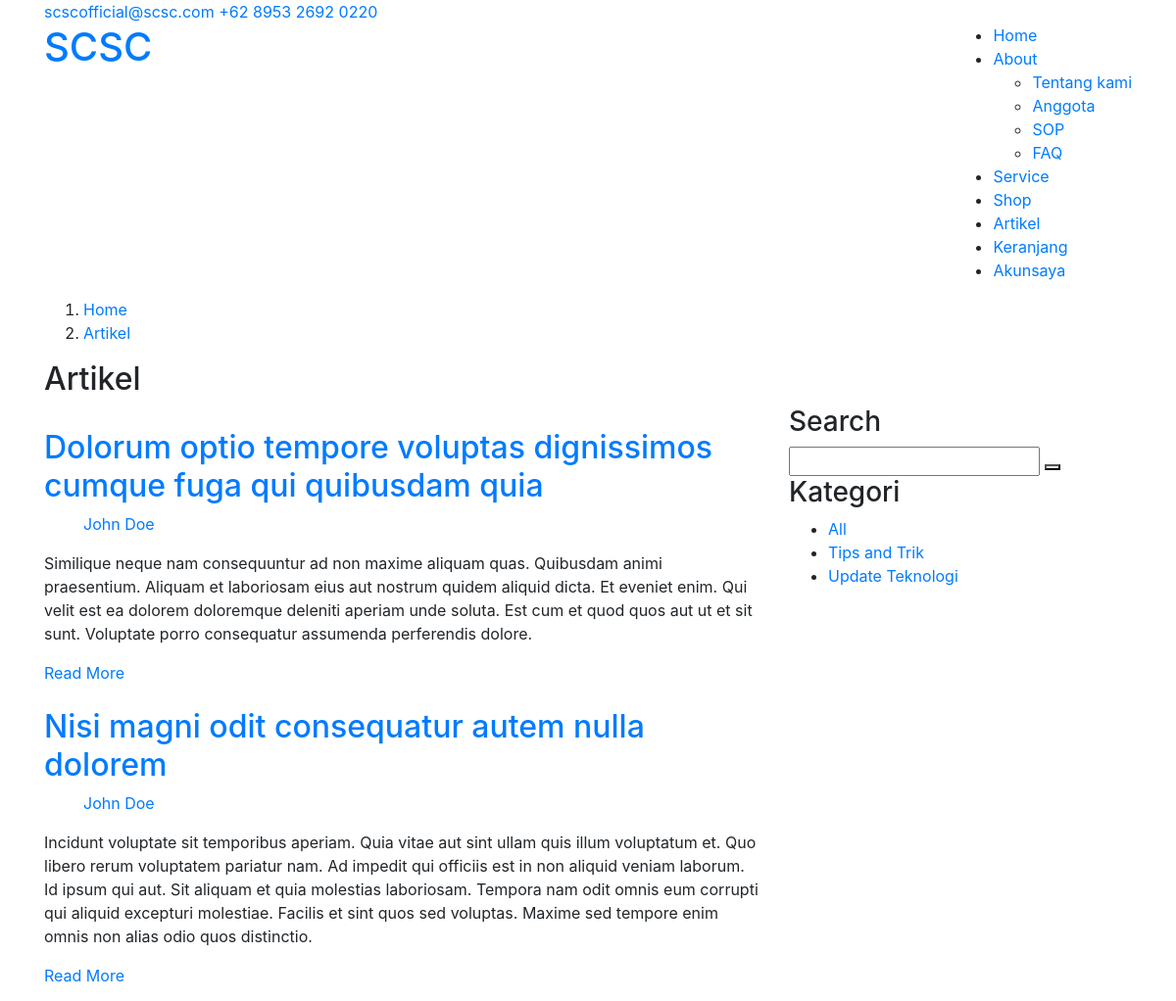
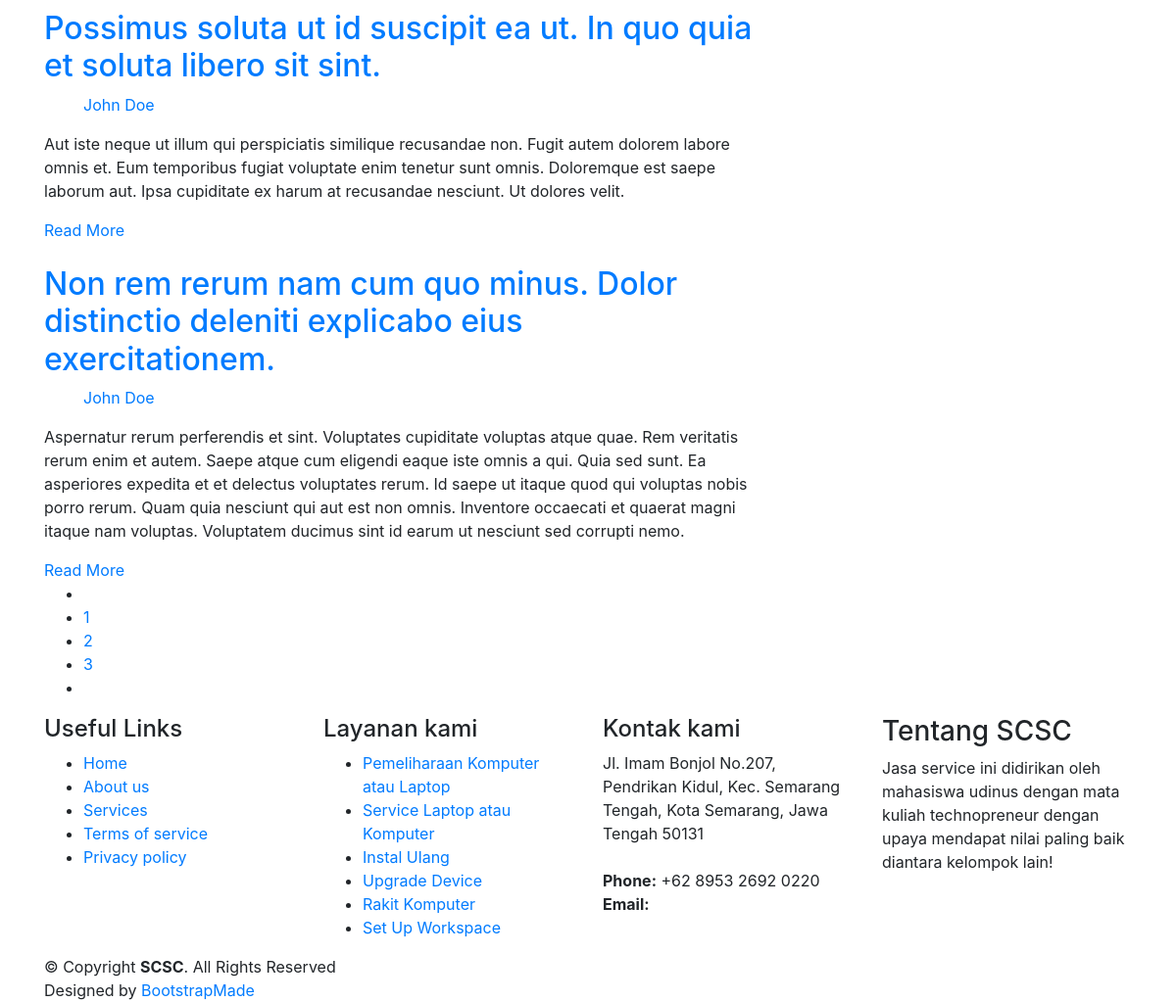
Page /index.php/artikel on the committed database (2 pictures, top to bottom).
### tables this page shows
CREATE TABLE `homemenu` (
  `id` int(191) NOT NULL,
  `name` varchar(191) NOT NULL,
  `value` varchar(191) NOT NULL,
  `status` int(191) NOT NULL
);

CREATE TABLE `homemenuabout` (
  `id` int(191) NOT NULL,
  `name` varchar(191) NOT NULL,
  `value` varchar(191) NOT NULL,
  `status` int(191) NOT NULL
);

CREATE TABLE `artikel` (
  `id` int(191) NOT NULL,
  `title` varchar(191) NOT NULL,
  `slug` varchar(191) NOT NULL,
  `picture` varchar(191) NOT NULL,
  `author` varchar(191) NOT NULL,
  `text` text NOT NULL,
  `category` varchar(191) NOT NULL,
  `status` int(191) NOT NULL
);

CREATE TABLE `artikel_category` (
  `id` int(191) NOT NULL,
  `name` varchar(191) NOT NULL,
  `slug` varchar(191) NOT NULL,
  `status` int(1) NOT NULL
);

CREATE TABLE `service` (
  `id` int(191) NOT NULL,
  `icon` varchar(191) NOT NULL,
  `name` varchar(191) NOT NULL,
  `description` text NOT NULL,
  `estimation` varchar(191) NOT NULL,
  `level` int(191) NOT NULL,
  `price` int(191) NOT NULL,
  `status` int(191) NOT NULL
);

### application/controllers/artikel.php (called while the page is built, shortened)
<?php
class artikel extends CI_Controller
{
    public function index()
    {
        $data['title'] = "SCSC - Artikel";
        $tempVar = $this->scsc->getAll("homemenu");
        $data['menu'] = $tempVar;
        $tempVar = $this->scsc->getAll("homemenuabout");
        $data['submenu'] = $tempVar;
        $tempVar = $this->scsc->getData("profil",array('name'=>'tentang'));
        $tempVar = $tempVar[0]["value"];
        $data['tentang'] = $tempVar;
        $tempVar = $this->scsc->getData("profil",array('name'=>'logo'));
        $tempVar = $tempVar[0]["value"];
        $data['logo'] = $tempVar;
        $tempVar = $this->scsc->getData("profil",array('name'=>'singkatan'));
        $tempVar = $tempVar[0]["value"];
        $data['singkatan'] = $tempVar;
        $tempVar = $this->scsc->getData("profil",array('name'=>'email'));
        $tempVar = $tempVar[0]["value"];
        $data['email'] = $tempVar;
        $tempVar = $this->scsc->getData("profil",array('name'=>'alamat'));
        $tempVar = $tempVar[0]["value"];
        $data['alamat'] = $tempVar;
        $tempVar = $this->scsc->getData("profil",array('name'=>'telp'));
        $tempVar = $tempVar[0]["value"];
        $data['telp'] = $tempVar;
        $tempVar = $this->scsc->getData("profil",array('name'=>'twitter'));
        $tempVar = $tempVar[0]["value"];
        $data['twitter'] = $tempVar;
        $tempVar = $this->scsc->getData("profil",array('name'=>'facebook'));
        $tempVar = $tempVar[0]["value"];
        $data['facebook'] = $tempVar;
        $tempVar = $this->scsc->getData("profil",array('name'=>'instagram'));
        $tempVar = $tempVar[0]["value"];
        $data['instagram'] = $tempVar;
        $tempVar = $this->scsc->getData("profil",array('name'=>'skype'));
        $tempVar = $tempVar[0]["value"];
        $data['skype'] = $tempVar;
        $tempVar = $this->scsc->getData("profil",array('name'=>'linkedin'));
        $tempVar = $tempVar[0]["value"];
        $data['linkedin'] = $tempVar;
        $tempVar = $this->scsc->getData("artikel",array('status'=>'1'));
        $data['articles'] = $tempVar;
        $tempVar = $this->scsc->getAll("artikel_category");
        $data['categories'] = $tempVar;
        $tempVar = $this->scsc->getData("service",array('status'=>'1'));
        $data['services'] = $tempVar;
        $data['link'] = "Artikel";
        $data['sublink'] = "Artikel";
        $data['active'] = 5;
        $data['dd'] = 2;
        $data['dda'] = 0;
        $this->load->view('home/header', $data);
        $this->load->view('home/top', $data);
        $this->load->view('layanan/blog', $data);
        $this->load->view('layanan/sidearticle', $data);
        $this->load->view('home/footer', $data);
    }
}

### index.php (called while the page is built, shortened)
<?php
require_once BASEPATH.'core/CodeIgniter.php';

### application/models/scsc.php (called while the page is built, shortened)
<?php
class scsc extends CI_Model
{
    public function getData($dataBase, $where)
    {
        return $this->db->get_where($dataBase, $where)->result_array();
    }
    public function getAll($tabel)
    {
        return $this->db->get($tabel)->result_array();
    }
}

### application/views/layanan/blog.php (the view, shortened to what this page needs)
<main id="main">
  <section id="breadcrumbs" class="breadcrumbs">
    <div class="container">
      <ol>
        <li><a href="<?= base_url();?>">Home</a></li>
        <li><a href="<?= base_url().strtolower($link);?>" ><?= $link;?></a></li>
      </ol>
      <h2><?= $sublink;?></h2>
    </div>
  </section>
  <section id="blog" class="blog">
    <div class="container">
      <div class="row">
        <div class="col-lg-8 entries">
          <?php foreach($articles as $article):?>
            <article class="entry">
              <div class="entry-img">
              </div>
              <h2 class="entry-title">
                <a href="<?= base_url().'artikel/detail/'.$article['slug'];?>"><?= $article['title'];?></a>
              </h2>
              <div class="entry-meta">
                <ul>
                  <li class="d-flex align-items-center"><i class="icofont-user"></i> <a href="blog-single.html"><?= $article['author'];?></a></li>
                </ul>
              </div>
              <div class="entry-content">
                <p>
                  <?= $article['text'];?>
                </p>
                <div class="read-more">
                  <a href="<?= base_url().'artikel/detail/'.$article['slug'];?>">Read More</a>
                </div>
              </div>
            </article>
          <?php endforeach;?>
          <div class="blog-pagination">
            <ul class="justify-content-center">
              <li class="disabled"><i class="icofont-rounded-left"></i></li>
              <li><a href="#">1</a></li>
              <li class="active"><a href="#">2</a></li>
              <li><a href="#">3</a></li>
              <li><a href="#"><i class="icofont-rounded-right"></i></a></li>
            </ul>
          </div>
        </div>

### application/views/home/top.php (shortened to what this page needs)
<body>
  <section id="topbar" class="d-none d-lg-block">
    <div class="container d-flex">
      <div class="contact-info mr-auto">
        <i class="icofont-envelope"></i><a href="mailto:<?= $email; ?>" target="_blank" ><?= $email; ?></a>
        <i class="icofont-phone"></i> <a href="tel:<?= $telp; ?>" target="_blank" ><?= $telp; ?></a>
      </div>
    </div>
  </section>
  <header id="header">
    <div class="container d-flex">
      <div class="logo mr-auto">
        <h1 class="text-light"><a href="<?= base_url()?>"><span><?= $singkatan; ?></span></a></h1>
      </div>
      <nav class="nav-menu d-none d-lg-block">
        <ul>
          <?php $a=1;
            foreach($menu as $nama):?>
            <?php if($a == $active && $nama['id'] != $dd):?>
              <li class="active"><a href="<?= base_url().strtolower($nama['value']);?>"><?= $nama['name'];?></a></li>
            <?php elseif($nama['id'] == $dd):?>
              <li class="drop-down"><a href="#"><?= $nama['name'];?></a>
                <ul>
                  <?php $b=1; foreach($submenu as $subnama):?>
                    <?php if($subnama['id'] != $dda):?>
                      <li>
                    <?php else:?>
                      <li class="active">
                    <?php endif;?>
                    <a href="<?= base_url().strtolower($subnama['name']);?>"><?= $subnama['value'];?></a></li>
                  <?php endforeach;?>
                </ul>
              </li>
            <?php else:?>
              <li><a href="<?= base_url().strtolower($nama['value']);?>"><?= $nama['name'];?></a></li>
            <?php endif;?>
            <?php $a++;?>
          <?php endforeach;?>
        </ul>
      </nav>
    </div>
  </header>

### application/views/layanan/sidearticle.php
<div class="col-lg-4">
            <div class="sidebar">
              <h3 class="sidebar-title">Search</h3>
              <div class="sidebar-item search-form">
                <form action="">
                  <input type="text">
                  <button type="submit"><i class="icofont-search"></i></button>
                </form>
              </div>
              <h3 class="sidebar-title">Kategori</h3>
              <div class="sidebar-item categories">
                <ul>
                    <li><a href="<?= base_url()?>artikel">All</a></li>
                    <?php foreach($categories as $category): ?>
                        <li><a href="<?= base_url()?>artikel/kategori/<?= $category['slug'];?>"><?= $category['name'];?></a></li>
                    <?php endforeach;?>
                </ul>
              </div>
            </div>
          </div>
        </div>
      </div>
    </section>
  </main>

### application/views/home/footer.php (shortened to what this page needs)
<footer id="footer">
  <div class="footer-top">
    <div class="container">
      <div class="row">
        <div class="col-lg-3 col-md-6 footer-links">
          <h4>Useful Links</h4>
          <ul>
            <li><i class="bx bx-chevron-right"></i> <a href="#">Home</a></li>
            <li><i class="bx bx-chevron-right"></i> <a href="#">About us</a></li>
            <li><i class="bx bx-chevron-right"></i> <a href="#">Services</a></li>
            <li><i class="bx bx-chevron-right"></i> <a href="#">Terms of service</a></li>
            <li><i class="bx bx-chevron-right"></i> <a href="#">Privacy policy</a></li>
          </ul>
        </div>
        <div class="col-lg-3 col-md-6 footer-links">
          <h4>Layanan kami</h4>
          <ul>
            <?php foreach($services as $service):?>
              <li><i class="bx bx-chevron-right"></i> <a href="<?= base_url()?>service/serviceitem/<?= $service['name'];?>"><?= $service['name']; ?></a></li>
            <?php endforeach;?>
          </ul>
        </div>
        <div class="col-lg-3 col-md-6 footer-contact">
          <h4>Kontak kami</h4>
          <p>
            <?= $alamat; ?>
            <br><br>
            <strong>Phone:</strong> <?= $telp; ?><br>
            <strong>Email:</strong> <a href="mailto:<?= $email; ?>" target="_blank" class="text-white"><?= $email; ?></a><br>
          </p>
        </div>
        <div class="col-lg-3 col-md-6 footer-info">
          <h3>Tentang <?= $singkatan;?></h3>
          <p><?= ucfirst($tentang);?></p>
        </div>
      </div>
    </div>
  </div>
  <div class="container">
    <div class="copyright">
      &copy; Copyright <strong><span><?= $singkatan; ?></span></strong>. All Rights Reserved
    </div>
    <div class="credits">
      Designed by <a href="https://bootstrapmade.com/">BootstrapMade</a>
    </div>
  </div>
</footer>
</body>
</html>

### rows in the picture
homemenu: name "Home"
homemenu: name "About"
homemenuabout: value "Tentang kami"
homemenuabout: value "Anggota"
homemenuabout: value "SOP"
homemenuabout: value "FAQ"
homemenu: name "Service"
homemenu: name "Shop"
homemenu: name "Artikel"
homemenu: name "Keranjang"
homemenu: name "Akunsaya"
artikel: title "Dolorum optio tempore voluptas dignissimos cumque fuga qui quibusdam quia", author "John Doe", text "Similique neque nam consequuntur ad non maxime aliquam quas. Quibusdam animi praesentium. Aliquam et laboriosam eius aut nostrum quidem aliquid dicta. Et eveniet enim. Qui velit est ea dolorem doloremque deleniti aperiam unde soluta. Est cum et quod quos aut ut et sit sunt. Voluptate porro consequatur assumenda perferendis dolore."
artikel: title "Nisi magni odit consequatur autem nulla dolorem", author "John Doe", text "Incidunt voluptate sit temporibus aperiam. Quia vitae aut sint ullam quis illum voluptatum et. Quo libero rerum voluptatem pariatur nam. Ad impedit qui officiis est in non aliquid veniam laborum. Id ipsum qui aut. Sit aliquam et quia molestias laboriosam. Tempora nam odit omnis eum corrupti qui aliquid excepturi molestiae. Facilis et sint quos sed voluptas. Maxime sed tempore enim omnis non alias odio quos distinctio."
artikel: title "Possimus soluta ut id suscipit ea ut. In quo quia et soluta libero sit sint.", author "John Doe", text "Aut iste neque ut illum qui perspiciatis similique recusandae non. Fugit autem dolorem labore omnis et. Eum temporibus fugiat voluptate enim tenetur sunt omnis. Doloremque est saepe laborum aut. Ipsa cupiditate ex harum at recusandae nesciunt. Ut dolores velit."
artikel: title "Non rem rerum nam cum quo minus. Dolor distinctio deleniti explicabo eius exercitationem.", author "John Doe", text "Aspernatur rerum perferendis et sint. Voluptates cupiditate voluptas atque quae. Rem veritatis rerum enim et autem. Saepe atque cum eligendi eaque iste omnis a qui. Quia sed sunt. Ea asperiores expedita et et delectus voluptates rerum. Id saepe ut itaque quod qui voluptas nobis porro rerum. Quam quia nesciunt qui aut est non omnis. Inventore occaecati et quaerat magni itaque nam voluptas. Voluptatem ducimus sint id earum ut nesciunt sed corrupti nemo."
artikel_category: name "Tips and Trik"
artikel_category: name "Update Teknologi"
service: name "Pemeliharaan Komputer atau Laptop"
service: name "Service Laptop atau Komputer"
service: name "Instal Ulang"
service: name "Upgrade Device"
service: name "Rakit Komputer"
service: name "Set Up Workspace"

### other values in the picture
$email "scscofficial@scsc.com"
$telp "+62 8953 2692 0220"
$singkatan "SCSC"
$link "Artikel"
$sublink "Artikel"
$alamat "Jl. Imam Bonjol No.207, Pendrikan Kidul, Kec. Semarang Tengah, Kota Semarang, Jawa Tengah 50131"
$tentang "Jasa service ini didirikan oleh mahasiswa udinus dengan mata kuliah technopreneur dengan upaya mendapat nilai paling baik diantara kelompok lain!"
